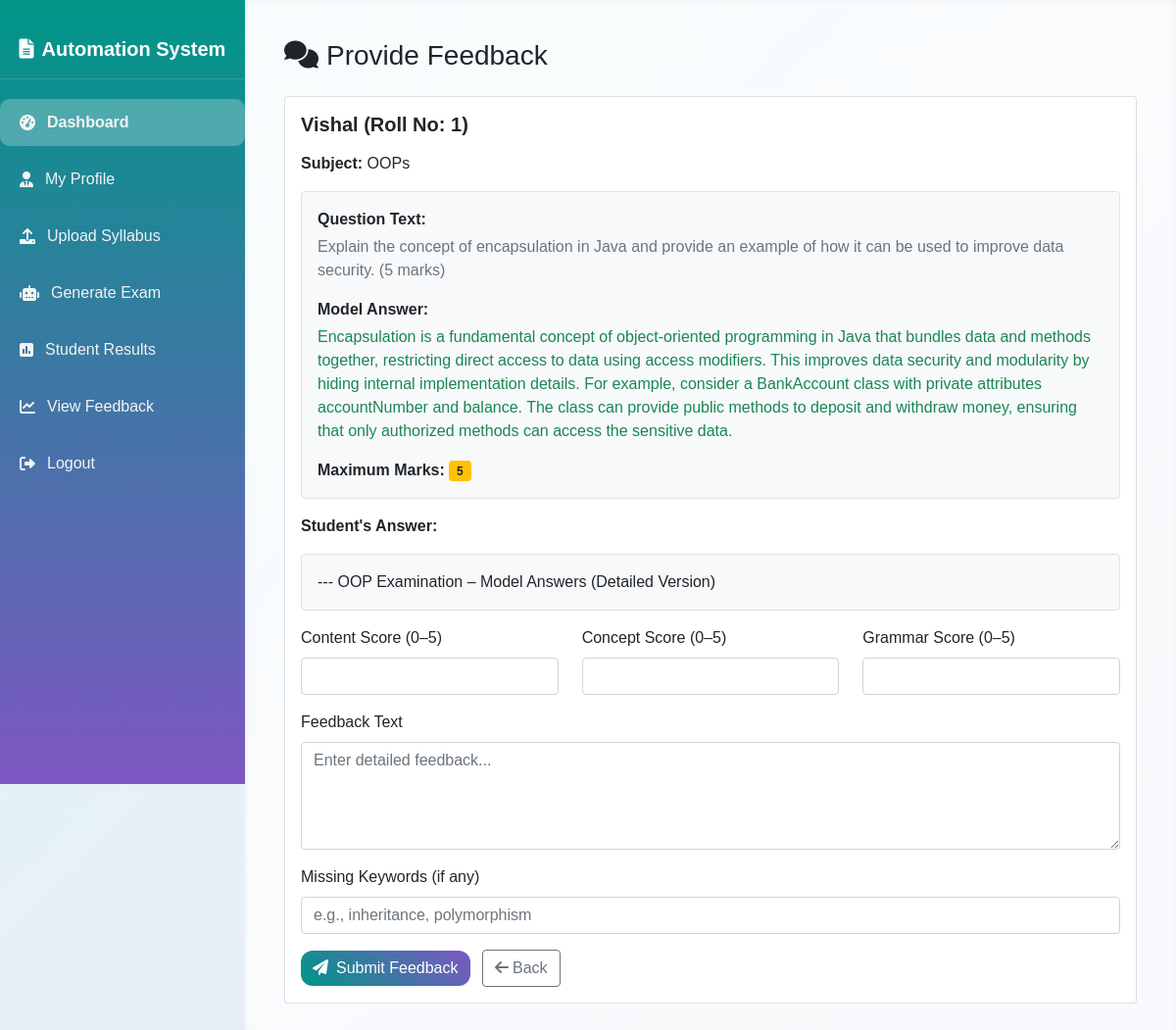
The page /teacher/provide-feedback/1 (signed in) on the database its author committed.
### tables this page shows
CREATE TABLE users (
        id INTEGER PRIMARY KEY AUTOINCREMENT,
        full_name TEXT NOT NULL,
        email TEXT UNIQUE NOT NULL,
        password_hash TEXT NOT NULL,
        role TEXT CHECK(role IN ('Admin', 'Teacher', 'Student')) NOT NULL,
        status TEXT DEFAULT 'Active',
        created_at TIMESTAMP DEFAULT CURRENT_TIMESTAMP
    );

CREATE TABLE student_profile (
        id INTEGER PRIMARY KEY AUTOINCREMENT,
        user_id INTEGER NOT NULL,
        roll_no TEXT,
        class_id INTEGER,
        FOREIGN KEY (user_id) REFERENCES users (id) ON DELETE CASCADE,
        FOREIGN KEY (class_id) REFERENCES classes (id)
    );

CREATE TABLE subjects (
        id INTEGER PRIMARY KEY AUTOINCREMENT,
        subject_name TEXT NOT NULL,
        description TEXT
    );

CREATE TABLE model_answers (
        id INTEGER PRIMARY KEY AUTOINCREMENT,
        exam_id INTEGER NOT NULL,
        question_id TEXT NOT NULL,
        question_text TEXT NOT NULL,
        question_type TEXT DEFAULT 'Subjective',
        difficulty_level TEXT DEFAULT 'Medium',
        model_answer_text TEXT,
        option_a TEXT,
        option_b TEXT,
        option_c TEXT,
        option_d TEXT,
        correct_option TEXT,
        marks INTEGER DEFAULT 0,
        ai_generated BOOLEAN DEFAULT 0,
        is_approved BOOLEAN DEFAULT 0,
        created_at TIMESTAMP DEFAULT CURRENT_TIMESTAMP,
        FOREIGN KEY (exam_id) REFERENCES exams (id) ON DELETE CASCADE
    );

CREATE TABLE student_answers (
        id INTEGER PRIMARY KEY AUTOINCREMENT,
        student_id INTEGER NOT NULL,
        exam_id INTEGER NOT NULL,
        question_id TEXT NOT NULL,
        answer_text TEXT,
        selected_option TEXT,
        file_path TEXT,
        status TEXT DEFAULT 'Attempted',
        uploaded_at TIMESTAMP DEFAULT CURRENT_TIMESTAMP,
        FOREIGN KEY (student_id) REFERENCES student_profile (id),
        FOREIGN KEY (exam_id) REFERENCES exams (id)
    );

### app.py (the view, shortened to what this page needs)
@app.route('/teacher/provide-feedback/<int:answer_id>', methods=['GET', 'POST'])
@login_required
@teacher_required
def provide_feedback(answer_id):
    conn = get_db_connection()
    answer = conn.execute('''
        SELECT sa.*, s.subject_name, u.full_name as student_name, sp.roll_no,
               ma.question_text, ma.model_answer_text, ma.marks as max_marks, ma.id as model_answer_id
        FROM student_answers sa
        JOIN student_profile sp ON sa.student_id = sp.id
        JOIN users u ON sp.user_id = u.id
        JOIN exams e ON sa.exam_id = e.id
        JOIN subjects s ON e.subject_id = s.id
        LEFT JOIN model_answers ma ON sa.exam_id = ma.exam_id AND sa.question_id = ma.question_id
        WHERE sa.id = ?
    ''', (answer_id,)).fetchone()
    if not answer:
        flash('Student answer not found!', 'danger')
        conn.close()
        return redirect(url_for('pending_evaluations'))
    conn.close()
    return render_template('teacher/provide_feedback.html', answer=answer)

### app.py (called while the page is built)
def get_db_connection():
    conn = sqlite3.connect(DB_PATH, timeout=30)
    conn.row_factory = sqlite3.Row
    conn.execute('PRAGMA foreign_keys = ON;')
    conn.execute('PRAGMA journal_mode=WAL;')
    return conn

def login_required(f):
    @wraps(f)
    def decorated_function(*args, **kwargs):
        if 'user_id' not in session:
            flash('Please login to access this page.', 'warning')
            return redirect(url_for('login'))
        return f(*args, **kwargs)
    return decorated_function

def teacher_required(f):
    @wraps(f)
    def decorated_function(*args, **kwargs):
        if 'user_id' not in session or session.get('role') != 'Teacher':
            flash('Teacher access required.', 'danger')
            return redirect(url_for('dashboard'))
        return f(*args, **kwargs)
    return decorated_function

### templates/teacher/provide_feedback.html (shortened to what this page needs)
{% extends 'base.html' %}
{% block content %}
<h3 class="mb-4"><i class="fas fa-comments me-2"></i>Provide Feedback</h3>
<div class="card">
    <div class="card-body">
        <h5 class="fw-bold mb-3">{{ answer.student_name }} (Roll No: {{ answer.roll_no }})</h5>
        <p><strong>Subject:</strong> {{ answer.subject_name }}</p>
        <div class="p-3 bg-light rounded border mb-3">
            <p class="mb-1"><strong>Question Text:</strong></p>
            <p class="mb-3 text-secondary">{{ answer.question_text or 'Not available' }}</p>
            <p class="mb-1"><strong>Model Answer:</strong></p>
            <p class="mb-3 text-success" style="white-space: pre-wrap;">{{ answer.model_answer_text or 'Not available' }}</p>
            <p class="mb-0"><strong>Maximum Marks:</strong> <span class="badge bg-warning text-dark">{{ answer.max_marks or 10 }}</span></p>
        </div>
        <p><strong>Student's Answer:</strong></p>
        <div class="p-3 bg-light rounded border mb-3" style="white-space: pre-wrap;">{{ answer.answer_text or 'Empty / Not attempted' }}</div>
        <form method="POST" action="">
            <div class="row mb-3">
                <div class="col-md-4">
                    <label class="form-label">Content Score (0–{{ answer.max_marks or 10 }})</label>
                    <input type="number" class="form-control" name="content_score" step="0.1" min="0" max="{{ answer.max_marks or 10 }}" required>
                </div>
                <div class="col-md-4">
                    <label class="form-label">Concept Score (0–{{ answer.max_marks or 10 }})</label>
                    <input type="number" class="form-control" name="concept_score" step="0.1" min="0" max="{{ answer.max_marks or 10 }}" required>
                </div>
                <div class="col-md-4">
                    <label class="form-label">Grammar Score (0–{{ answer.max_marks or 10 }})</label>
                    <input type="number" class="form-control" name="grammar_score" step="0.1" min="0" max="{{ answer.max_marks or 10 }}" required>
                </div>
            </div>
            <div class="mb-3">
                <label class="form-label">Feedback Text</label>
                <textarea name="feedback_text" rows="4" class="form-control" placeholder="Enter detailed feedback..." required></textarea>
            </div>
            <div class="mb-3">
                <label class="form-label">Missing Keywords (if any)</label>
                <input type="text" name="missing_keywords" class="form-control" placeholder="e.g., inheritance, polymorphism">
            </div>
            <button type="submit" class="btn btn-primary">
                <i class="fas fa-paper-plane me-2"></i>Submit Feedback
            </button>
            <a href="{{ url_for('pending_evaluations') }}" class="btn btn-outline-secondary ms-2">
                <i class="fas fa-arrow-left me-1"></i>Back
            </a>
        </form>
    </div>
</div>
{% endblock %}

### templates/base.html (style rules this page uses)
body { font-family: 'Poppins', sans-serif; background: linear-gradient(135deg, #e0f7fa 0%, #ede7f6 100%); min-height: 100vh; margin: 0; display: flex; }
.btn-primary { background: linear-gradient(45deg, #009688, #7e57c2); border: none; border-radius: 12px; }

### rows shown on the page
users: student_name "Vishal"
student_profile: roll_no "1"
subjects: subject_name "OOPs"
model_answers: question_text "Explain the concept of encapsulation in Java and provide an example of how it can be used to improve data security. (5 marks)", model_answer_text "Encapsulation is a fundamental concept of object-oriented programming in Java that bundles data and methods together, restricting direct access to data using access modifiers. This improves data security and modularity by hiding internal implementation details. For example, consider a BankAccount class with private attributes accountNumber and balance. The class can provide public methods to deposit and withdraw money, ensuring that only authorized methods can access the sensitive data.", marks "5"
student_answers: answer_text "--- OOP Examination – Model Answers (Detailed Version)"
